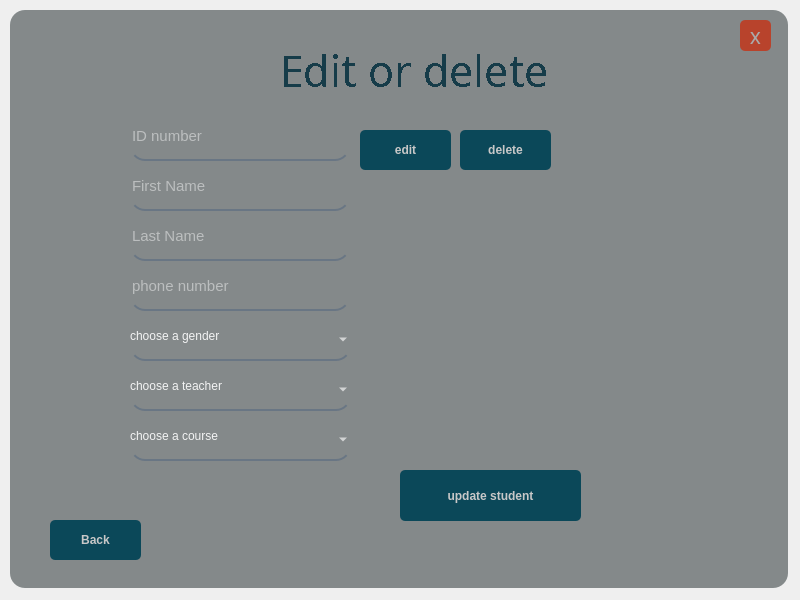
<?xml version="1.0" encoding="UTF-8"?>
<ui version="4.0">
 <class>MainWindow</class>
 <widget class="QMainWindow" name="MainWindow">
  <property name="geometry">
   <rect>
    <x>0</x>
    <y>0</y>
    <width>800</width>
    <height>600</height>
   </rect>
  </property>
  <property name="windowTitle">
   <string>MainWindow</string>
  </property>
  <widget class="QWidget" name="centralwidget">
   <widget class="QFrame" name="frame">
    <property name="geometry">
     <rect>
      <x>10</x>
      <y>10</y>
      <width>778</width>
      <height>578</height>
     </rect>
    </property>
    <property name="styleSheet">
     <string notr="true">background-color: rgb(164, 171, 172);
border-radius:15px;</string>
    </property>
    <property name="frameShape">
     <enum>QFrame::StyledPanel</enum>
    </property>
    <property name="frameShadow">
     <enum>QFrame::Raised</enum>
    </property>
    <widget class="QLabel" name="DarkShade">
     <property name="enabled">
      <bool>true</bool>
     </property>
     <property name="geometry">
      <rect>
       <x>0</x>
       <y>0</y>
       <width>778</width>
       <height>578</height>
      </rect>
     </property>
     <property name="styleSheet">
      <string notr="true">background-color:rgba(0,0,0,50);
border-radius:15px;
</string>
     </property>
     <property name="text">
      <string/>
     </property>
    </widget>
    <widget class="QPushButton" name="exit_button">
     <property name="geometry">
      <rect>
       <x>730</x>
       <y>10</y>
       <width>31</width>
       <height>31</height>
      </rect>
     </property>
     <property name="font">
      <font>
       <family>Stencil</family>
       <pointsize>16</pointsize>
      </font>
     </property>
     <property name="styleSheet">
      <string notr="true">QPushButton#exit_button{
	background-color:rgb(184, 67, 44);
	border-radius:5px;
color:rgb(170, 170, 170);
}
QPushButton#exit_button:hover{	
	background-color: qlineargradient(spread:pad, x1:0.99, y1:1, x2:0, y2:0, stop:0.119403 rgba(136, 48, 33, 255), stop:0.791045 rgba(37, 44, 38, 255));
	border-radius:5px;
color:rgb(170, 170, 170);
}
QPushButton#exit_button:pressed{
	padding-left:5px;
padding-top:5px;
	background-color: qlineargradient(spread:pad, x1:0.99, y1:1, x2:0, y2:0, stop:0.119403 rgba(4, 29, 36, 255), stop:0.791045 rgba(37, 44, 38, 255));
	border-radius:5px;
color:rgb(170, 170, 170);
}


</string>
     </property>
     <property name="text">
      <string>x</string>
     </property>
    </widget>
    <widget class="QLabel" name="Program_name">
     <property name="geometry">
      <rect>
       <x>270</x>
       <y>0</y>
       <width>311</width>
       <height>121</height>
      </rect>
     </property>
     <property name="font">
      <font>
       <family>Dubai Medium</family>
       <pointsize>32</pointsize>
       <weight>50</weight>
       <italic>false</italic>
       <bold>false</bold>
       <underline>false</underline>
       <strikeout>false</strikeout>
       <stylestrategy>NoAntialias</stylestrategy>
       <kerning>true</kerning>
      </font>
     </property>
     <property name="styleSheet">
      <string notr="true">color:rgb(22, 60, 73);
background:none;</string>
     </property>
     <property name="text">
      <string>Edit or delete </string>
     </property>
    </widget>
    <widget class="QPushButton" name="BackButton">
     <property name="geometry">
      <rect>
       <x>40</x>
       <y>510</y>
       <width>91</width>
       <height>40</height>
      </rect>
     </property>
     <property name="maximumSize">
      <size>
       <width>100</width>
       <height>40</height>
      </size>
     </property>
     <property name="font">
      <font>
       <pointsize>9</pointsize>
       <weight>75</weight>
       <bold>true</bold>
      </font>
     </property>
     <property name="styleSheet">
      <string notr="true">QPushButton#BackButton{
	
	
	background-color: rgb(11, 72, 89);
	border-radius:5px;
color:rgb(200,200,200);
}
QPushButton#BackButton:hover{	
	background-color: qlineargradient(spread:pad, x1:0.99, y1:1, x2:0, y2:0, stop:0.119403 rgba(19, 122, 150, 255), stop:0.791045 rgba(37, 44, 38, 255));
	border-radius:5px;
color:rgb(170, 170, 170);
}
QPushButton#BackButton:pressed{
	padding-left:5px;
padding-top:5px;
	background-color: qlineargradient(spread:pad, x1:0.99, y1:1, x2:0, y2:0, stop:0.119403 rgba(4, 29, 36, 255), stop:0.791045 rgba(37, 44, 38, 255));
	border-radius:5px;
color:rgb(170, 170, 170);
}

</string>
     </property>
     <property name="text">
      <string>Back</string>
     </property>
    </widget>
    <widget class="QPushButton" name="edit_Button">
     <property name="geometry">
      <rect>
       <x>350</x>
       <y>120</y>
       <width>91</width>
       <height>40</height>
      </rect>
     </property>
     <property name="maximumSize">
      <size>
       <width>100</width>
       <height>40</height>
      </size>
     </property>
     <property name="font">
      <font>
       <pointsize>9</pointsize>
       <weight>75</weight>
       <bold>true</bold>
      </font>
     </property>
     <property name="styleSheet">
      <string notr="true">QPushButton#edit_Button{
	
	
	background-color: rgb(11, 72, 89);
	border-radius:5px;
color:rgb(200,200,200);
}
QPushButton#edit_Button:hover{	
	background-color: qlineargradient(spread:pad, x1:0.99, y1:1, x2:0, y2:0, stop:0.119403 rgba(19, 122, 150, 255), stop:0.791045 rgba(37, 44, 38, 255));
	border-radius:5px;
color:rgb(170, 170, 170);
}
QPushButton#edit_Button:pressed{
	padding-left:5px;
padding-top:5px;
	background-color: qlineargradient(spread:pad, x1:0.99, y1:1, x2:0, y2:0, stop:0.119403 rgba(4, 29, 36, 255), stop:0.791045 rgba(37, 44, 38, 255));
	border-radius:5px;
color:rgb(170, 170, 170);
}

</string>
     </property>
     <property name="text">
      <string>edit</string>
     </property>
    </widget>
    <widget class="QPushButton" name="delete_Button">
     <property name="geometry">
      <rect>
       <x>450</x>
       <y>120</y>
       <width>91</width>
       <height>40</height>
      </rect>
     </property>
     <property name="maximumSize">
      <size>
       <width>100</width>
       <height>40</height>
      </size>
     </property>
     <property name="font">
      <font>
       <pointsize>9</pointsize>
       <weight>75</weight>
       <bold>true</bold>
      </font>
     </property>
     <property name="styleSheet">
      <string notr="true">QPushButton#delete_Button{
	
	
	background-color: rgb(11, 72, 89);
	border-radius:5px;
color:rgb(200,200,200);
}
QPushButton#delete_Button:hover{	
	background-color: qlineargradient(spread:pad, x1:0.99, y1:1, x2:0, y2:0, stop:0.119403 rgba(19, 122, 150, 255), stop:0.791045 rgba(37, 44, 38, 255));
	border-radius:5px;
color:rgb(170, 170, 170);
}
QPushButton#delete_Button:pressed{
	padding-left:5px;
padding-top:5px;
	background-color: qlineargradient(spread:pad, x1:0.99, y1:1, x2:0, y2:0, stop:0.119403 rgba(4, 29, 36, 255), stop:0.791045 rgba(37, 44, 38, 255));
	border-radius:5px;
color:rgb(170, 170, 170);
}

</string>
     </property>
     <property name="text">
      <string>delete</string>
     </property>
    </widget>
    <widget class="QPushButton" name="update_Button">
     <property name="geometry">
      <rect>
       <x>390</x>
       <y>460</y>
       <width>181</width>
       <height>51</height>
      </rect>
     </property>
     <property name="font">
      <font>
       <pointsize>9</pointsize>
       <weight>75</weight>
       <bold>true</bold>
      </font>
     </property>
     <property name="styleSheet">
      <string notr="true">QPushButton#update_Button{
	
	
	background-color: rgb(11, 72, 89);
	border-radius:5px;
color:rgb(200,200,200);
}
QPushButton#update_Button:hover{	
	background-color: qlineargradient(spread:pad, x1:0.99, y1:1, x2:0, y2:0, stop:0.119403 rgba(19, 122, 150, 255), stop:0.791045 rgba(37, 44, 38, 255));
	border-radius:5px;
color:rgb(170, 170, 170);
}
QPushButton#update_Button:pressed{
	padding-left:5px;
padding-top:5px;
	background-color: qlineargradient(spread:pad, x1:0.99, y1:1, x2:0, y2:0, stop:0.119403 rgba(4, 29, 36, 255), stop:0.791045 rgba(37, 44, 38, 255));
	border-radius:5px;
color:rgb(170, 170, 170);
}

</string>
     </property>
     <property name="text">
      <string>update student</string>
     </property>
    </widget>
    <widget class="QLineEdit" name="phone">
     <property name="geometry">
      <rect>
       <x>120</x>
       <y>260</y>
       <width>220</width>
       <height>41</height>
      </rect>
     </property>
     <property name="font">
      <font>
       <pointsize>11</pointsize>
      </font>
     </property>
     <property name="styleSheet">
      <string notr="true">background-color: rgba(0, 0, 0,0);
border:none;
border-bottom:2px solid rgba(105,118,132,255);
color:rgba(255, 255, 255,230);
padding-bottom:7px;</string>
     </property>
     <property name="placeholderText">
      <string>phone number</string>
     </property>
    </widget>
    <widget class="QLineEdit" name="first_Name">
     <property name="geometry">
      <rect>
       <x>120</x>
       <y>160</y>
       <width>220</width>
       <height>41</height>
      </rect>
     </property>
     <property name="font">
      <font>
       <pointsize>11</pointsize>
      </font>
     </property>
     <property name="styleSheet">
      <string notr="true">background-color: rgba(0, 0, 0,0);
border:none;
border-bottom:2px solid rgba(105,118,132,255);
color:rgba(255, 255, 255,230);
padding-bottom:7px;</string>
     </property>
     <property name="placeholderText">
      <string>First Name</string>
     </property>
    </widget>
    <widget class="QLineEdit" name="last_Name">
     <property name="geometry">
      <rect>
       <x>120</x>
       <y>210</y>
       <width>220</width>
       <height>41</height>
      </rect>
     </property>
     <property name="font">
      <font>
       <pointsize>11</pointsize>
      </font>
     </property>
     <property name="styleSheet">
      <string notr="true">background-color: rgba(0, 0, 0,0);
border:none;
border-bottom:2px solid rgba(105,118,132,255);
color:rgba(255, 255, 255,230);
padding-bottom:7px;</string>
     </property>
     <property name="placeholderText">
      <string>Last Name</string>
     </property>
    </widget>
    <widget class="QComboBox" name="teacher_Id_Box">
     <property name="geometry">
      <rect>
       <x>120</x>
       <y>360</y>
       <width>221</width>
       <height>41</height>
      </rect>
     </property>
     <property name="styleSheet">
      <string notr="true">font: 57 12pt &quot;Dubai Medium&quot;;
background-color: rgba(0, 0, 0,0);
border:none;
border-bottom:2px solid rgba(105,118,132,255);
color:rgba(255, 255, 255,230);
padding-bottom:7px;</string>
     </property>
     <property name="placeholderText">
      <string/>
     </property>
     <item>
      <property name="text">
       <string>choose a teacher</string>
      </property>
     </item>
    </widget>
    <widget class="QComboBox" name="course_Id">
     <property name="geometry">
      <rect>
       <x>120</x>
       <y>410</y>
       <width>221</width>
       <height>41</height>
      </rect>
     </property>
     <property name="styleSheet">
      <string notr="true">font: 57 12pt &quot;Dubai Medium&quot;;
background-color: rgba(0, 0, 0,0);
border:none;
border-bottom:2px solid rgba(105,118,132,255);
color:rgba(255, 255, 255,230);
padding-bottom:7px;</string>
     </property>
     <property name="placeholderText">
      <string/>
     </property>
     <item>
      <property name="text">
       <string>choose a course</string>
      </property>
     </item>
    </widget>
    <widget class="QLineEdit" name="id">
     <property name="geometry">
      <rect>
       <x>120</x>
       <y>110</y>
       <width>220</width>
       <height>41</height>
      </rect>
     </property>
     <property name="font">
      <font>
       <pointsize>11</pointsize>
      </font>
     </property>
     <property name="styleSheet">
      <string notr="true">background-color: rgba(0, 0, 0,0);
border:none;
border-bottom:2px solid rgba(105,118,132,255);
color:rgba(255, 255, 255,230);
padding-bottom:7px;</string>
     </property>
     <property name="placeholderText">
      <string>ID number</string>
     </property>
    </widget>
    <widget class="QLabel" name="note_msg">
     <property name="geometry">
      <rect>
       <x>100</x>
       <y>460</y>
       <width>261</width>
       <height>21</height>
      </rect>
     </property>
     <property name="styleSheet">
      <string notr="true">font: 10pt &quot;MS Shell Dlg 2&quot;;
background-color: rgba(255, 255, 255, 0);
color: rgb(143,0,0);</string>
     </property>
     <property name="text">
      <string/>
     </property>
    </widget>
    <widget class="QComboBox" name="gender">
     <property name="geometry">
      <rect>
       <x>120</x>
       <y>310</y>
       <width>221</width>
       <height>41</height>
      </rect>
     </property>
     <property name="styleSheet">
      <string notr="true">background-color: rgba(0, 0, 0,0);
border:none;
border-bottom:2px solid rgba(105,118,132,255);
color:rgba(255, 255, 255,230);
padding-bottom:7px;
font: 57 12pt &quot;Dubai Medium&quot;;</string>
     </property>
     <item>
      <property name="text">
       <string>choose a gender</string>
      </property>
     </item>
     <item>
      <property name="text">
       <string>Male</string>
      </property>
     </item>
     <item>
      <property name="text">
       <string>Female</string>
      </property>
     </item>
    </widget>
   </widget>
  </widget>
 </widget>
 <tabstops>
  <tabstop>id</tabstop>
  <tabstop>edit_Button</tabstop>
  <tabstop>delete_Button</tabstop>
  <tabstop>first_Name</tabstop>
  <tabstop>last_Name</tabstop>
  <tabstop>phone</tabstop>
  <tabstop>gender</tabstop>
  <tabstop>teacher_Id_Box</tabstop>
  <tabstop>course_Id</tabstop>
  <tabstop>update_Button</tabstop>
  <tabstop>BackButton</tabstop>
  <tabstop>exit_button</tabstop>
 </tabstops>
 <resources/>
 <connections/>
</ui>
